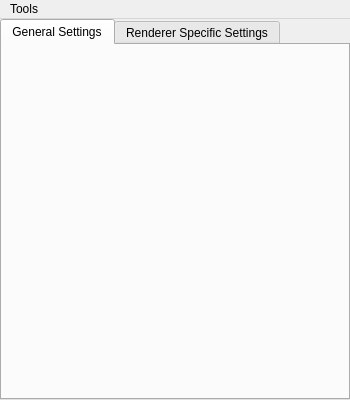
<?xml version="1.0" encoding="UTF-8"?>
<ui version="4.0">
 <class>FDYNExternalRendererSettingsWindow</class>
 <widget class="QMainWindow" name="FDYNExternalRendererSettingsWindow">
  <property name="geometry">
   <rect>
    <x>0</x>
    <y>0</y>
    <width>350</width>
    <height>400</height>
   </rect>
  </property>
  <property name="windowTitle">
   <string>External Renderer Settings</string>
  </property>
  <widget class="QWidget" name="centralwidget">
   <layout class="QVBoxLayout" name="verticalLayout">
    <property name="spacing">
     <number>0</number>
    </property>
    <property name="leftMargin">
     <number>0</number>
    </property>
    <property name="topMargin">
     <number>0</number>
    </property>
    <property name="rightMargin">
     <number>0</number>
    </property>
    <property name="bottomMargin">
     <number>0</number>
    </property>
    <item>
     <widget class="QTabWidget" name="tabWidget">
      <property name="currentIndex">
       <number>0</number>
      </property>
      <widget class="FDYNObjectController" name="generalTab">
       <attribute name="title">
        <string>General Settings</string>
       </attribute>
      </widget>
      <widget class="FDYNObjectController" name="specificTab">
       <attribute name="title">
        <string>Renderer Specific Settings</string>
       </attribute>
      </widget>
     </widget>
    </item>
    <item>
     <layout class="QHBoxLayout" name="horizontalLayout">
      <property name="spacing">
       <number>0</number>
      </property>
     </layout>
    </item>
   </layout>
  </widget>
  <widget class="QMenuBar" name="menubar">
   <property name="geometry">
    <rect>
     <x>0</x>
     <y>0</y>
     <width>350</width>
     <height>20</height>
    </rect>
   </property>
   <widget class="QMenu" name="menuTools">
    <property name="title">
     <string>Tools</string>
    </property>
    <addaction name="actionSave_preset"/>
    <addaction name="actionLoad_preset"/>
    <addaction name="separator"/>
    <addaction name="actionReset_to_defaults"/>
    <addaction name="actionRefresh"/>
   </widget>
   <addaction name="menuTools"/>
  </widget>
  <action name="actionSave_preset">
   <property name="icon">
    <iconset resource="../../FDYNUI.qrc">
     <normaloff>:/img/16/table_save.png</normaloff>:/img/16/table_save.png</iconset>
   </property>
   <property name="text">
    <string>Save preset</string>
   </property>
  </action>
  <action name="actionLoad_preset">
   <property name="icon">
    <iconset resource="../../FDYNUI.qrc">
     <normaloff>:/img/16/table_refresh.png</normaloff>:/img/16/table_refresh.png</iconset>
   </property>
   <property name="text">
    <string>Load preset</string>
   </property>
  </action>
  <action name="actionReset_to_defaults">
   <property name="icon">
    <iconset resource="../../FDYNUI.qrc">
     <normaloff>:/img/16/table_delete.png</normaloff>:/img/16/table_delete.png</iconset>
   </property>
   <property name="text">
    <string>Reset to defaults</string>
   </property>
  </action>
  <action name="actionRefresh">
   <property name="icon">
    <iconset resource="../../FDYNUI.qrc">
     <normaloff>:/img/16/table_refresh.png</normaloff>:/img/16/table_refresh.png</iconset>
   </property>
   <property name="text">
    <string>Refresh</string>
   </property>
  </action>
 </widget>
 <customwidgets>
  <customwidget>
   <class>FDYNObjectController</class>
   <extends>QWidget</extends>
   <header>Windows/PropertyManager/FDYNObjectController.h</header>
   <container>1</container>
  </customwidget>
 </customwidgets>
 <resources>
  <include location="../../FDYNUI.qrc"/>
 </resources>
 <connections/>
</ui>
